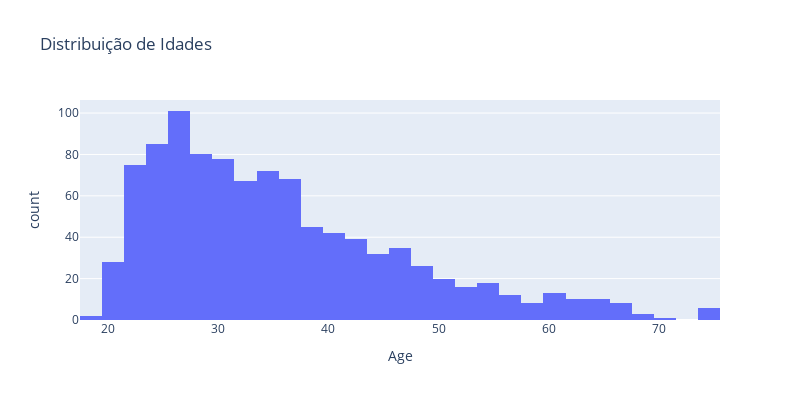

This figure's notebook cell:
### Code cell
# Histograma: Distribuição de Idades
fig = px.histogram(data, x='Age', nbins=30, title='Distribuição de Idades', width=800, height=400)
fig.show()

### Figure 1 — Plotly figure (JSON) as saved in the notebook; plotly's stock layout.template omitted (floating-point values rounded to 4 significant figures; data arrays with more than 128 entries replaced by an {"elided": "..."} marker saying what was removed)
{"data": [{"alignmentgroup": "True", "bingroup": "x", "hovertemplate": "Age=%{x}<br>count=%{y}<extra></extra>", "legendgroup": "", "marker": {"color": "#636efa", "pattern": {"shape": ""}}, "name": "", "nbinsx": 30, "offsetgroup": "", "orientation": "v", "showlegend": false, "type": "histogram", "x": {"elided": "1000 int values"}, "xaxis": "x", "yaxis": "y"}], "layout": {"barmode": "relative", "height": 400, "legend": {"tracegroupgap": 0}, "title": {"text": "Distribuição de Idades"}, "width": 800, "xaxis": {"anchor": "y", "domain": [0, 1], "title": {"text": "Age"}}, "yaxis": {"anchor": "x", "domain": [0, 1], "title": {"text": "count"}}}}
